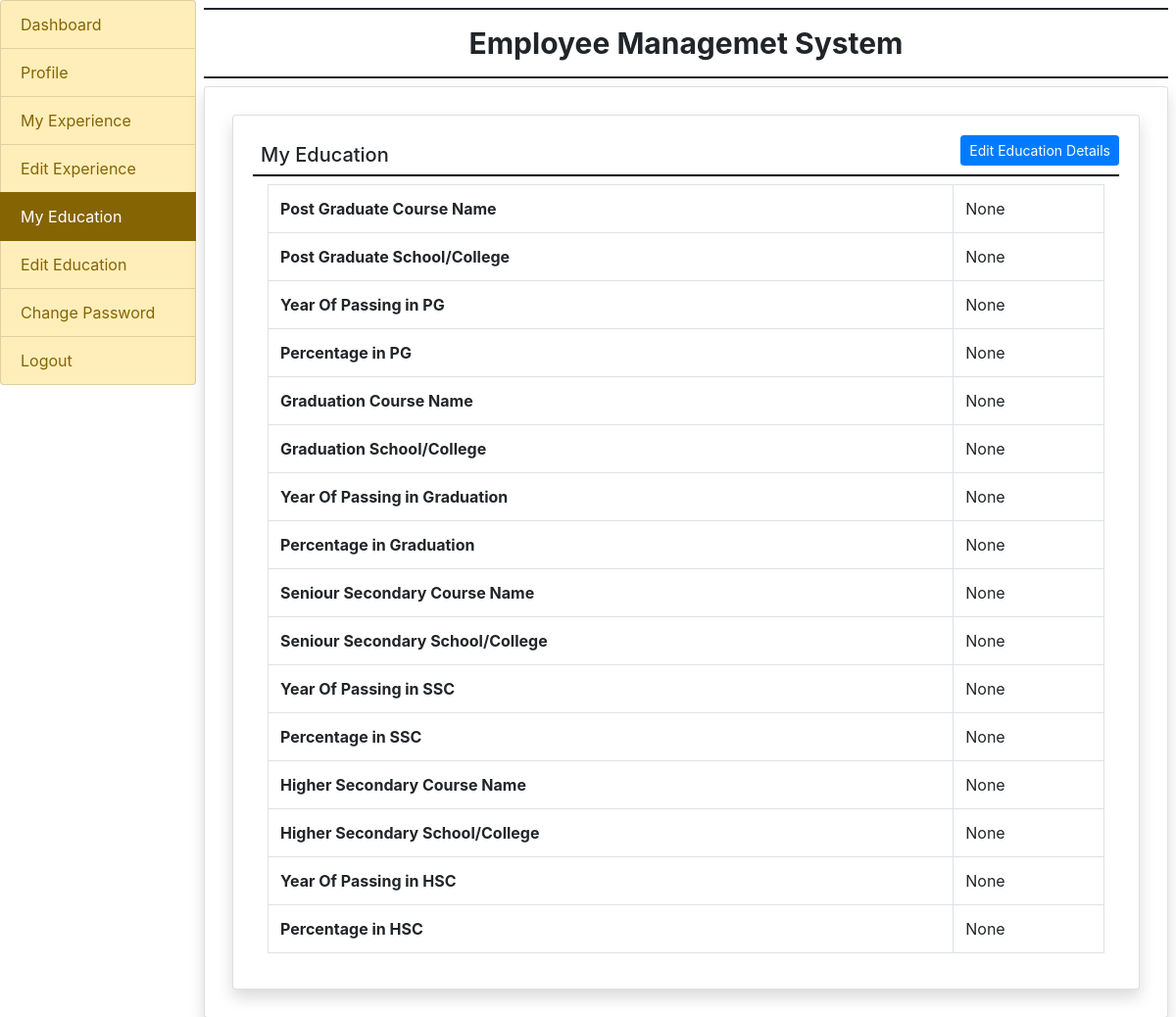
Page /myeducation (signed in) on the committed database.
### app/models.py (models this page shows, shortened)
class EmployeeEducation(models.Model):
	user = models.ForeignKey(User,on_delete=models.CASCADE)
	corsepg = models.CharField(max_length=100,null=True)
	schoolclgpg = models.CharField(max_length=200,null=True)
	yearofpassingpg = models.CharField(max_length=20,null=True)
	percentagepg = models.CharField(max_length=35,null=True)
	corsegra = models.CharField(max_length=100,null=True)
	schoolclggra = models.CharField(max_length=200,null=True)
	yearofpassinggra = models.CharField(max_length=20,null=True)
	percentagegra = models.CharField(max_length=35,null=True)
	corsessc = models.CharField(max_length=100,null=True)
	schoolclgssc = models.CharField(max_length=200,null=True)
	yearofpassingssc = models.CharField(max_length=20,null=True)
	percentagessc = models.CharField(max_length=35,null=True)
	corsehsc = models.CharField(max_length=100,null=True)
	schoolclghsc = models.CharField(max_length=200,null=True)
	yearofpassinghsc = models.CharField(max_length=20,null=True)
	percentagehsc = models.CharField(max_length=35,null=True)

### app/views.py (the view)
# urls.py: path('myeducation',myeducation,name='myeducation'),
def myeducation(request):
	if not request.user.is_authenticated:
		return redirect('emplogin')
	user=request.user
	education = EmployeeEducation.objects.get(user=user)
	return render(request,'myeducation.html',locals())

### templates/myeducation.html
{% extends 'emp_base.html' %}
{% load static %}
{% block body %}
<div class="row">
<div class="col-sm-12 mx-auto">
<div class="card shadow m-2">
	<div class="card-body">
		<a href="{% url 'editeducation' %}" class="btn btn-primary float-right btn-sm">Edit Education Details</a>
		<h5 class="p-2" style="border-bottom: 2px solid black;">My Education</h5>
		<div class="container-fluid">
			<table class="table table-bordered">
				<tr>
					<th>Post Graduate Course Name</th>
					<td>{{education.corsepg}}</td>
				</tr>
				<tr>
					<th>Post Graduate School/College</th>
					<td>{{education.schoolclgpg}}</td>
				</tr>
				<tr>
					<th>Year Of Passing in PG</th>
					<td>{{education.yearofpassingpg}}</td>
				</tr>
				<tr>
					<th>Percentage in PG</th>
					<td>{{education.percentagepg}}</td>
				</tr>
				<tr>
					<th>Graduation Course Name</th>
					<td>{{education.corsegra}}</td>
				</tr>
				<tr>
					<th>Graduation School/College</th>
					<td>{{education.schoolclggra}}</td>
				</tr>
				<tr>
					<th>Year Of Passing in Graduation</th>
					<td>{{education.yearofpassinggra}}</td>
				</tr>
				<tr>
					<th>Percentage in Graduation</th>
					<td>{{education.percentagegra}}</td>
				</tr>
				<tr>
					<th>Seniour Secondary Course Name</th>
					<td>{{education.corsessc}}</td>
				</tr>
				<tr>
					<th>Seniour Secondary School/College</th>
					<td>{{education.schoolclgssc}}</td>
				</tr>
				<tr>
					<th>Year Of Passing in SSC</th>
					<td>{{education.yearofpassingssc}}</td>
				</tr>
				<tr>
					<th>Percentage in SSC</th>
					<td>{{education.percentagessc}}</td>
				</tr>
				<tr>
					<th>Higher Secondary Course Name</th>
					<td>{{education.corsehsc}}</td>
				</tr>
				<tr>
					<th>Higher Secondary School/College</th>
					<td>{{education.schoolclghsc}}</td>
				</tr>
				<tr>
					<th>Year Of Passing in HSC</th>
					<td>{{education.yearofpassinghsc}}</td>
				</tr>
				<tr>
					<th>Percentage in HSC</th>
					<td>{{education.percentagehsc}}</td>
			</table>
		</div>
	</div>
</div>
</div>
</div>
{% endblock %}

### rows in the picture
EmployeeEducation: corsepg "None", schoolclgpg "None", yearofpassingpg "None", percentagepg "None", corsegra "None", schoolclggra "None", yearofpassinggra "None", percentagegra "None", corsessc "None", schoolclgssc "None", yearofpassingssc "None", percentagessc "None", corsehsc "None", schoolclghsc "None", yearofpassinghsc "None", percentagehsc "None"
